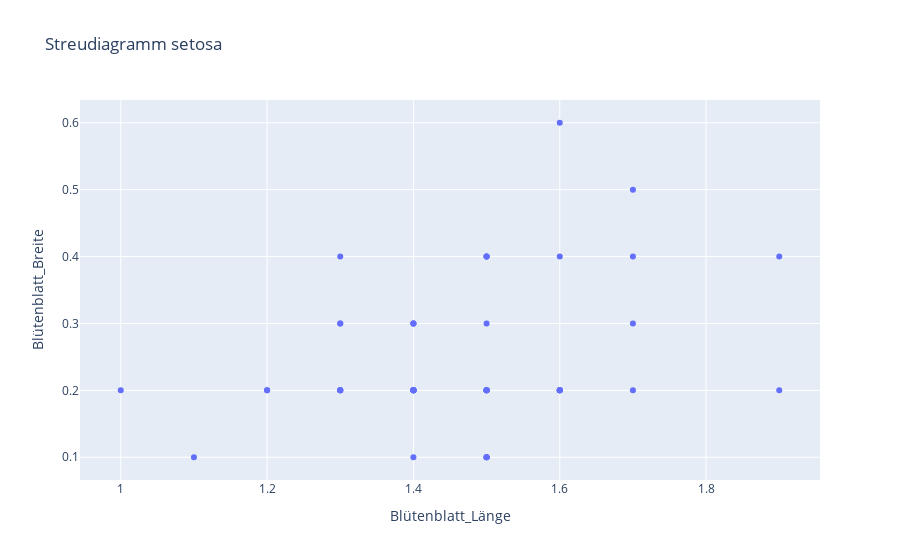

Notebook source saved alongside this figure:
### Code cell
maske_setosa = df.loc[:, 'Blumenart'] == 'setosa'

px.scatter(df.loc[maske_setosa, :], x='Blütenblatt_Länge', y='Blütenblatt_Breite', title='Streudiagramm setosa')

fig_setosa = px.scatter(df.loc[maske_setosa, :], x='Blütenblatt_Länge', y='Blütenblatt_Breite', title='Streudiagramm setosa')

fig_setosa.show()

### Figure 1 — Plotly figure (JSON) as saved in the notebook; plotly's stock layout.template omitted (floating-point values rounded to 4 significant figures)
{"data": [{"hovertemplate": "Blütenblatt_Länge=%{x}<br>Blütenblatt_Breite=%{y}<extra></extra>", "legendgroup": "", "marker": {"color": "#636efa", "symbol": "circle"}, "mode": "markers", "name": "", "orientation": "v", "showlegend": false, "type": "scatter", "x": [1.4, 1.4, 1.3, 1.5, 1.4, 1.7, 1.4, 1.5, 1.4, 1.5, 1.5, 1.6, 1.4, 1.1, 1.2, 1.5, 1.3, 1.4, 1.7, 1.5, 1.7, 1.5, 1.0, 1.7, 1.9, 1.6, 1.6, 1.5, 1.4, 1.6, 1.6, 1.5, 1.5, 1.4, 1.5, 1.2, 1.3, 1.5, 1.3, 1.5, 1.3, 1.3, 1.3, 1.6, 1.9, 1.4, 1.6, 1.4, 1.5, 1.4], "xaxis": "x", "y": [0.2, 0.2, 0.2, 0.2, 0.2, 0.4, 0.3, 0.2, 0.2, 0.1, 0.2, 0.2, 0.1, 0.1, 0.2, 0.4, 0.4, 0.3, 0.3, 0.3, 0.2, 0.4, 0.2, 0.5, 0.2, 0.2, 0.4, 0.2, 0.2, 0.2, 0.2, 0.4, 0.1, 0.2, 0.1, 0.2, 0.2, 0.1, 0.2, 0.2, 0.3, 0.3, 0.2, 0.6, 0.4, 0.3, 0.2, 0.2, 0.2, 0.2], "yaxis": "y"}], "layout": {"legend": {"tracegroupgap": 0}, "title": {"text": "Streudiagramm setosa"}, "xaxis": {"anchor": "y", "domain": [0, 1], "title": {"text": "Blütenblatt_Länge"}}, "yaxis": {"anchor": "x", "domain": [0, 1], "title": {"text": "Blütenblatt_Breite"}}}}
